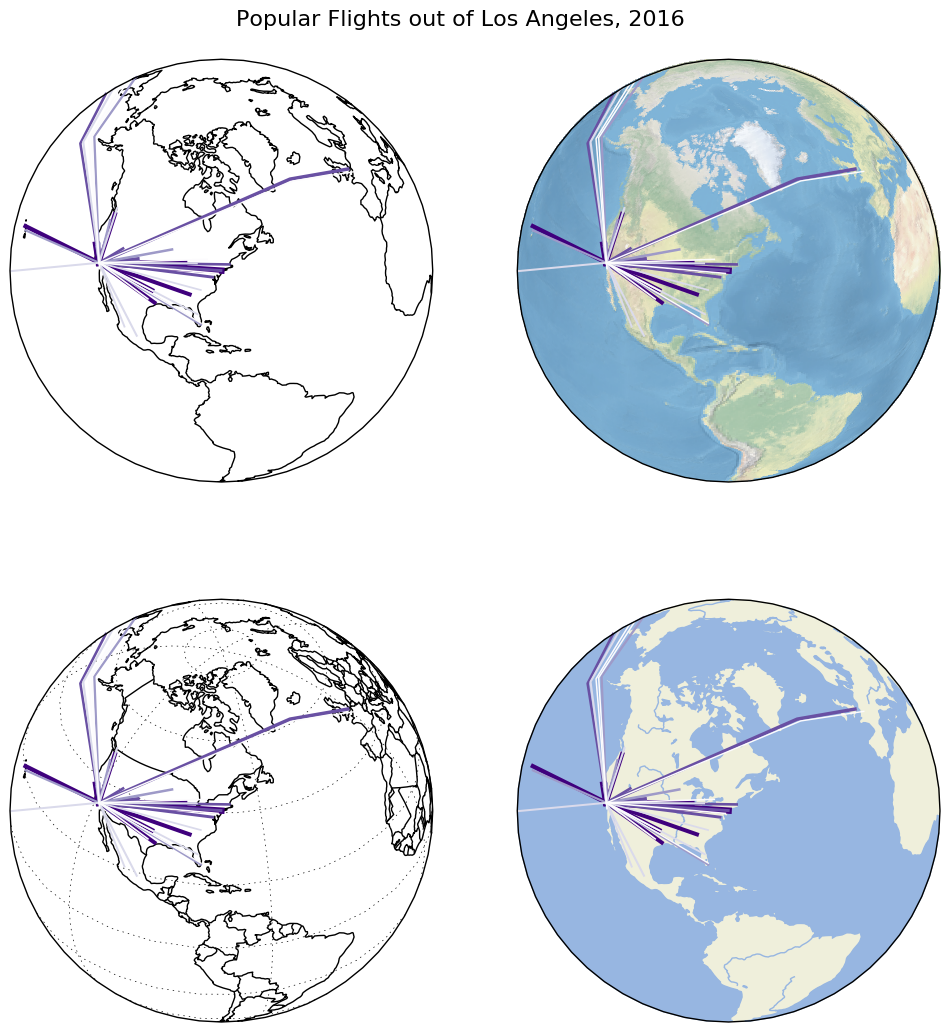

The script that saved this image:
# This script demonstrates using the cartopy feature interface alongside geoplot.
# For more information visit http://scitools.org.uk/cartopy/docs/latest/matplotlib/feature_interface.html.

import geopandas as gpd
import geoplot as gplt
import geoplot.crs as gcrs
import matplotlib.pyplot as plt
import cartopy

# load the data
la_flights = gpd.read_file(gplt.datasets.get_path('la_flights'))
la_flights = la_flights.assign(
    start=la_flights.geometry.map(lambda mp: mp[0]),
    end=la_flights.geometry.map(lambda mp: mp[1])
)


f, axarr = plt.subplots(2, 2, figsize=(12, 12), subplot_kw={
    'projection': gcrs.Orthographic(central_latitude=40.7128, central_longitude=-74.0059)
})
plt.suptitle('Popular Flights out of Los Angeles, 2016', fontsize=16)
plt.subplots_adjust(top=0.95)

ax = gplt.sankey(
    la_flights, start='start', end='end', scale='Passengers', hue='Passengers', cmap='Purples', 
    ax=axarr[0][0]
)
ax.set_global()
ax.outline_patch.set_visible(True)
ax.coastlines()

ax = gplt.sankey(
    la_flights, start='start', end='end', scale='Passengers', hue='Passengers', cmap='Purples',
    ax=axarr[0][1]
)
ax.set_global()
ax.outline_patch.set_visible(True)
ax.stock_img()

ax = gplt.sankey(
    la_flights, start='start', end='end', scale='Passengers', hue='Passengers', cmap='Purples',
    ax=axarr[1][0]
)
ax.set_global()
ax.outline_patch.set_visible(True)
ax.gridlines()
ax.coastlines()
ax.add_feature(cartopy.feature.BORDERS)

ax = gplt.sankey(
    la_flights, start='start', end='end', scale='Passengers', hue='Passengers', cmap='Purples',
    ax=axarr[1][1]
)
ax.set_global()
ax.outline_patch.set_visible(True)
ax.coastlines()
ax.add_feature(cartopy.feature.LAND)
ax.add_feature(cartopy.feature.OCEAN)
ax.add_feature(cartopy.feature.LAKES)
ax.add_feature(cartopy.feature.RIVERS)

plt.savefig("los-angeles-flights.png", bbox_inches='tight', pad_inches=0.1)
